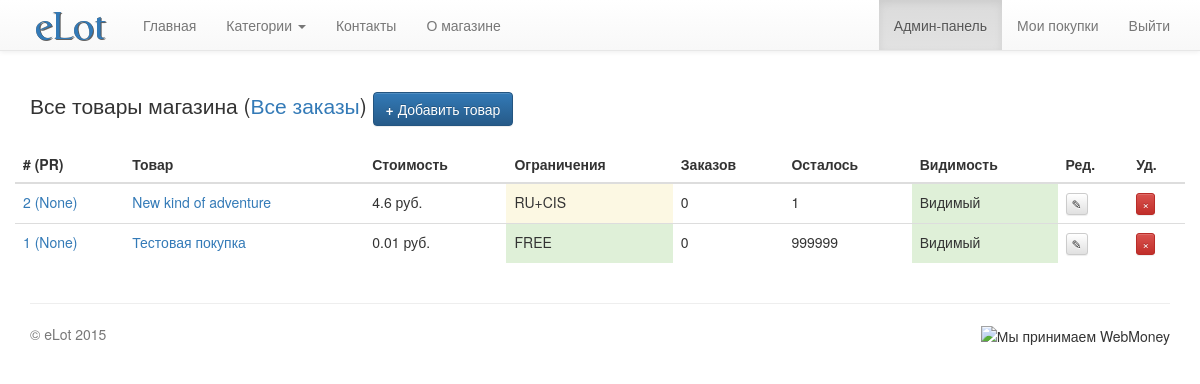
The page /admin (signed in) on the database its author committed.
### app/models.py (models this page shows, shortened)
class Item(db.Model):
    id = db.Column(db.Integer, primary_key=True)
    name = db.Column(db.String(128), nullable=False)
    short_description = db.Column(db.String(256), nullable=False)
    description = db.Column(db.String(1024), nullable=False)
    price = db.Column(db.Float, nullable=False)
    infinite = db.Column(db.Boolean)
    ru_cis = db.Column(db.Boolean)
    hidden = db.Column(db.Boolean)
    orders = db.relationship('Order', backref='item')
    category_id = db.Column(db.Integer, db.ForeignKey('category.id'))
    steam_appid = db.Column(db.Integer)
    priority = db.Column(db.Integer)
    info = db.Column(db.String(256))
    def __getattr__(self, item):
        if item == "order_num":
            count = 0
            for _item in self.orders:
                if _item.paid:
                    count += 1
            return count
        elif item == "goods_all":
            return Data.query.filter_by(item_id=self.id).all()
        elif item == "goods_num":
            if self.infinite:
                return 999999
            return len(Data.query.filter_by(item_id=self.id, used=False).all())
        else:
            raise AttributeError("%r object has no attribute %r" % (self.__class__, item))

### app/views.py (the view)
    @staticmethod
    @app.route('/admin')
    @login_required
    def admin_home():
        if not current_user.is_admin():
            return abort(403)
        items = models.Item.query.order_by(models.Item.priority.desc(), models.Item.id.desc()).all()
        return render_template('admin/items.html', items=items)

### app/functions.py (called while the page is built)
@app.context_processor
def inject_categories():
    global cat_cache
    if not cat_cache:
        cat_cache = models.Category.query.all()
    if app.config['DANGER']:
        send_email('admin@example.com', 'eLot: CRITICAL DANGER!', str(datetime.now()))
        return dict(danger=True)
    return dict(categories=cat_cache, app_debug=app.config['DEBUG'])

### app/models.py (called while the page is built)
@login_manager.user_loader
def load_user(user_id):
    return User.query.get(int(user_id))

    def is_admin(self):
        return self.admin

### app/templates/admin/items.html
{% extends "base.html" %}
{% block body %}
    <div class="container">
        <h2 class="lead">
            Все товары магазина (<a href="{{ url_for('admin_item_orders', num=0) }}">Все заказы</a>)
            <a role="button" class="btn btn-primary" href="{{ url_for('admin_new') }}"><strong>+</strong> Добавить товар</a>
        </h2>
        <div class="row">
            <table class="table">
                <thead>
                <tr>
                    <th># (PR)</th>
                    <th>Товар</th>
                    <th>Стоимость</th>
                    <th>Ограничения</th>
                    <th>Заказов</th>
                    <th>Осталось</th>
                    <th>Видимость</th>
                    <th>Ред.</th>
                    <th>Уд.</th>
                </tr>
                </thead>
                <tbody>
                {% for item in items %}
                    <tr {% if item.goods_num == 0 %}class="bg-danger" {% endif %}>
                        <td><a href="{{ url_for('item', num=item.id) }}">{{ item.id }} ({{ item.priority }})</a></td>
                        <td><a href="{{ url_for('admin_item', num=item.id) }}">{{ item.name }}</a></td>
                        <td>{{ item.price }} руб.</td>
                        {% if item.ru_cis %}
                            <td class="bg-warning">RU+CIS</td>
                        {% else %}
                            <td class="bg-success">FREE</td>
                        {% endif %}
                        <td>
                            {% if item.order_num > 0 %}
                                <a href="{{ url_for('admin_item_orders', num=item.id) }}">{{ item.order_num }}</a>
                            {% else %}
                                0
                            {% endif %}
                        </td>
                        <td>{{ item.goods_num }}</td>
                        {% if item.hidden %}
                            <td class="bg-warning">Скрытый</td>
                        {% else %}
                            <td class="bg-success">Видимый</td>
                        {% endif %}
                        <td><a role="button" class="btn btn-xs btn-default" href="{{ url_for('admin_item', num=item.id) }}">&#9998;</a></td>
                        <td><a role="button" class="btn btn-xs btn-danger" href="{{ url_for('admin_item_delete', num=item.id) }}" onclick="return confirm('Вы уверены?');">&times;</a></td>
                    </tr>
                {% endfor %}
                </tbody>
            </table>
        </div>
    </div>
{% endblock %}

### rows shown on the page
Item: id "2", priority "None", name "New kind of adventure", price "4.6", ru_cis "RU+CIS", goods_num "1", hidden "Видимый"
Item: id "1", priority "None", name "Тестовая покупка", price "0.01", ru_cis "FREE", goods_num "999999", hidden "Видимый"
